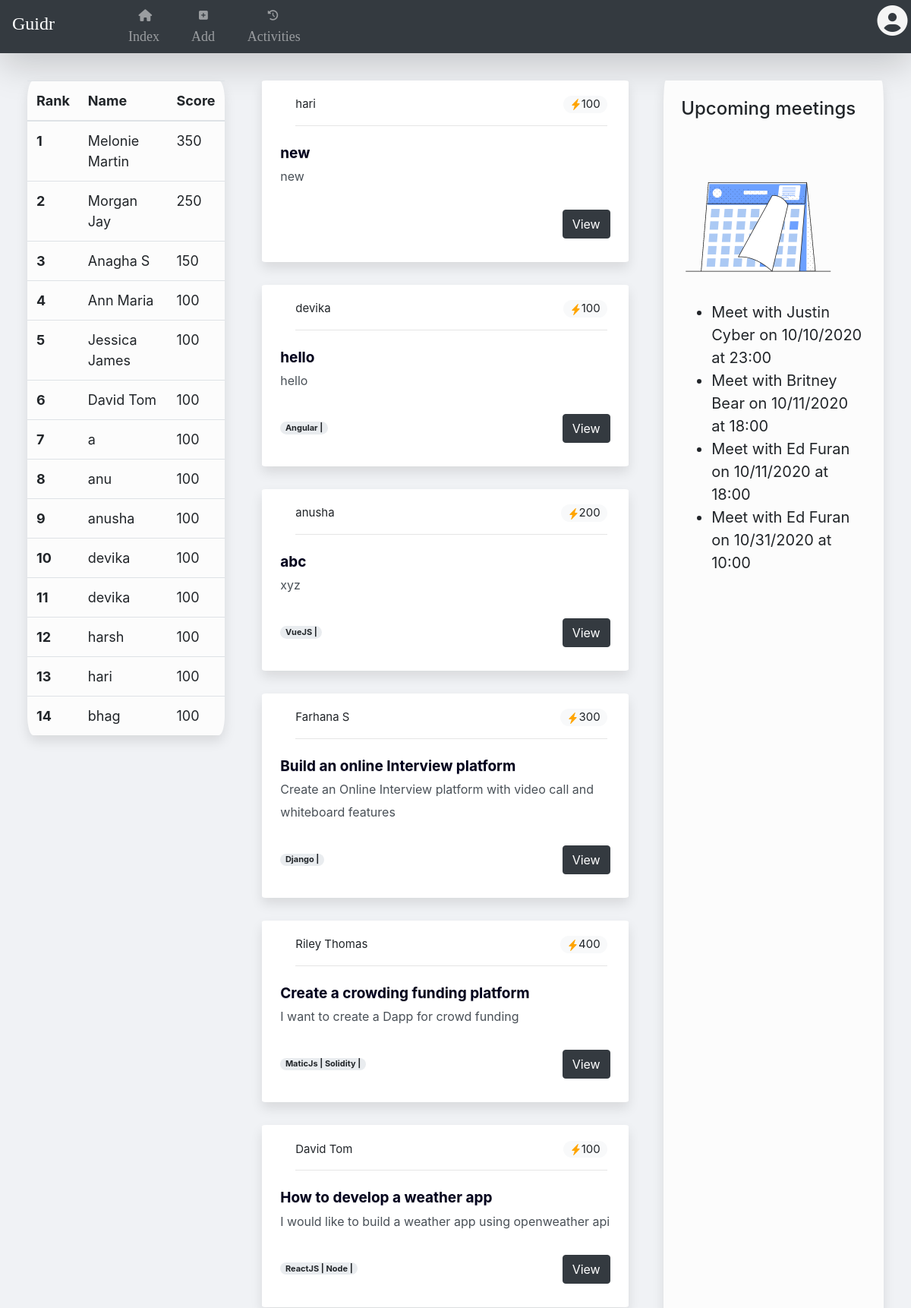
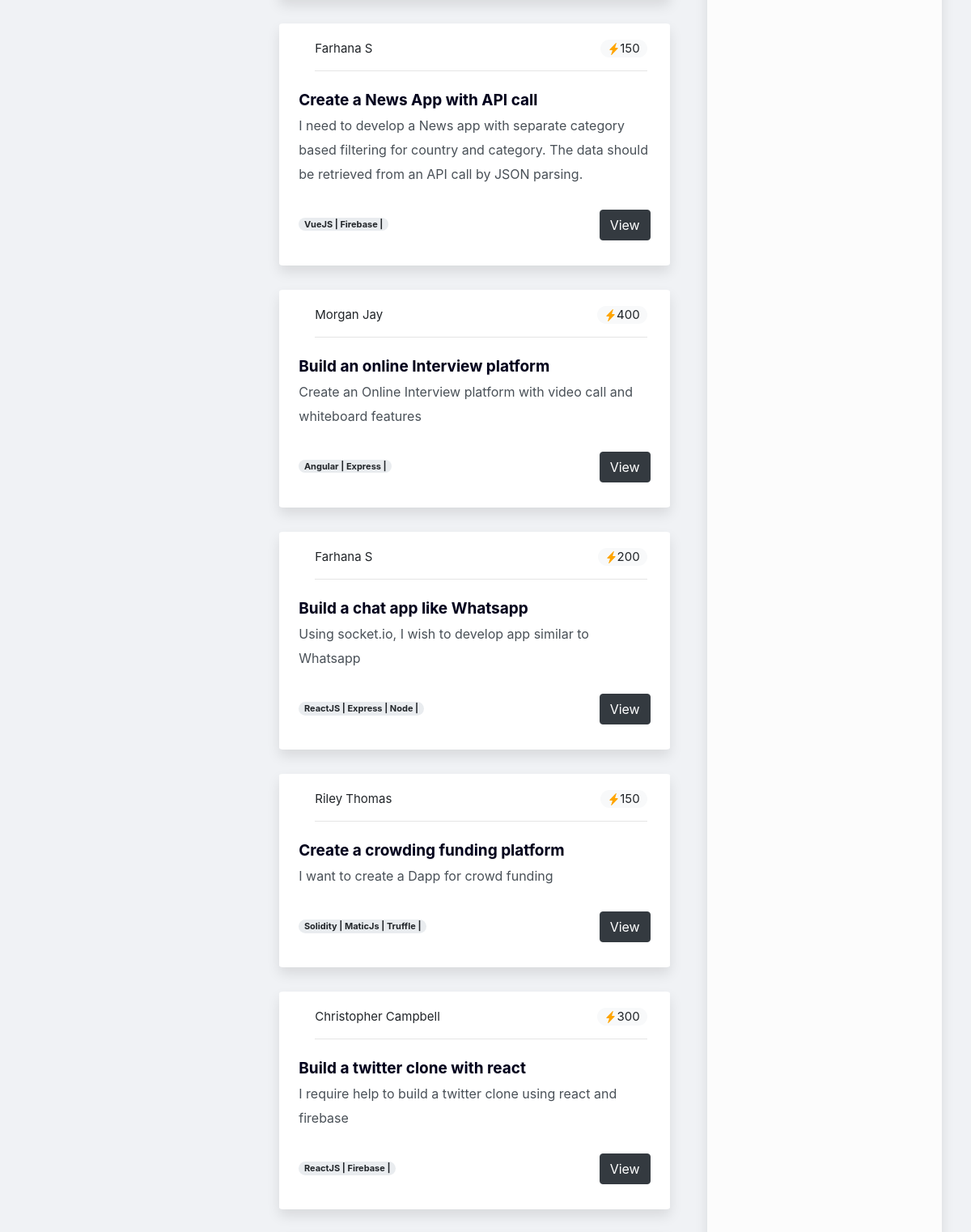
Page /index (signed in, upper part) on the committed database (2 pictures, top to bottom).
### app.py (models this page shows)
class User(db.Model):
    id = db.Column(db.Integer, primary_key=True)
    username = db.Column(db.String(50))
    password = db.Column(db.String(50))
    typeOfAccount = db.Column(db.String(10))
    credentials = db.Column(db.String(50))
    image = db.Column(db.String(50))
    about = db.Column(db.String(50))
    skills = db.Column(db.String(50))
    institute = db.Column(db.String(50))
    verifiedskills = db.Column(db.String(50))
    github = db.Column(db.String(50))
    linkedin = db.Column(db.String(50))
    score = db.Column(db.Integer, default=100)

class Question(db.Model):
    id = db.Column(db.Integer, primary_key=True)
    question = db.Column(db.String(50))
    shortdescription = db.Column(db.String(200))
    detaileddescription = db.Column(db.String(200))
    pay = db.Column(db.Integer)
    tags=db.Column(db.String(50))
    status = db.Column(db.Integer, default='Pending')
    askedby_id = db.Column(db.Integer, db.ForeignKey('user.id'))
    askedby_name = db.Column(db.String(200))
    askedby_img = db.Column(db.String(200))

class Interview(db.Model):
    id = db.Column(db.Integer, primary_key=True)
    status = db.Column(db.String(50), default='Pending')
    date = db.Column(db.Integer)
    time = db.Column(db.Integer)
    user_id = db.Column(db.Integer, db.ForeignKey('user.id'))
    recruiter_id = db.Column(db.Integer, db.ForeignKey('recruiter.id'))
    username = db.Column(db.String(50))
    userabout = db.Column(db.String(50))
    recruitername = db.Column(db.String(50))

### app.py (the view)
@app.route('/index')
def index():
    user_id = session['user']
    username = User.query.get(session['user']).username
    print('*' * 30)
    print('YOU ARE LOGGINED IN AS', username)  # All those print statments are for testing purpose. Ignore them
    print('*' * 30)
    flash("welcome {}".format(username))
    today = time.strftime("%m/%d/%Y")
    showQuestion = Question.query.order_by(desc(Question.id))
    rank_user = User.query.order_by(desc(User.score))
    interview = Interview.query.filter_by(user_id=user_id).filter_by(status='Confirmed').order_by(Interview.date).all()
    return render_template('index.html', showQuestion=showQuestion, rank_user=rank_user, interview=interview,
                           today=today)

### templates/index.html (shortened to what this page needs)
{% extends "layout.html"%}
{% block content%}
<body style="margin:0;padding:0;">
<div class="row">
    <div class="col-3" style="margin-right:3%">
        <table class="table table-hover"
               style="box-shadow: 0 8px 16px rgba(0, 0, 0, .1); background:#fcfcfc;; border-radius:3%;font-size:18px">
            <thead>
            <tr>
                <th scope="col">Rank</th>
                <th scope="col">Name</th>
                <th scope="col">Score</th>
            </tr>
            </thead>
            <tbody>
            <tr>
                {% for i in rank_user %}
                {%if i.score > 0%}
                <th scope="row">{{ loop.index }}</th>
                <td>{{i.username}}</td>
                <td>{{i.score}}</td>
            </tr>
            {% endif %}
            {% endfor %}
            </tbody>
        </table>
    </div>
    <div class="col-5" style="margin-right:3%">
        <div class="homeDiv">
            {% for i in showQuestion %}
            <div class="row"
                 style="box-shadow: 0 8px 16px rgba(0, 0, 0, .1); background:#fff; padding:2%; border-radius:1%">
                <div class="col-12">
                    <div class="media m-1">
                        <div class="media-body">
                            <p style="margin:7px 0;font-size:15px">{{i.askedby_name}}
                                <span class="badge--md badge-light badge-pill" style="float:right">
                        <svg width="1em" height="1em" viewBox="0 0 16 16" class="bi bi-lightning-fill" fill="orange"
                             xmlns="http://www.w3.org/2000/svg">
            <path fill-rule="evenodd"
                  d="M11.251.068a.5.5 0 0 1 .227.58L9.677 6.5H13a.5.5 0 0 1 .364.843l-8 8.5a.5.5 0 0 1-.842-.49L6.323 9.5H3a.5.5 0 0 1-.364-.843l8-8.5a.5.5 0 0 1 .615-.09z"/>
                </svg>{{i.pay}}</span>
                            </p>
                            <hr>
                        </div>
                    </div>
                    <b style=" font-size:19px" class="text-color">{{ i.question }}</b>
                    <br>
                    <span style="color:#495057;font-size:16px"> {{i.shortdescription }}</span>
                    <br><br>
                    <span class="badge badge-pill" style="background-color:#e9ecef;font-size:11px">{{i.tags}}</span>
                    <button type="submit" class="btn btn-dark " value="{{ i.id }}"
                            style="color:white !important;float:right">
                        <a href="{{ url_for('ParticularQuestion', questionid=i.id, user=False) }}" style="color:white">
                            View </a>
                    </button>
                    <br><br>
                </div>
            </div>
            <br>
            {% endfor %}
        </div>
    </div>
    <div class="col-3 "
         style="margin-left:1%;box-shadow: 0 8px 16px rgba(0, 0, 0, .1); background:#fcfcfc; padding:2%; border-radius:1%">
        <div>
            <h4>Upcoming meetings</h4><br>
            <img class="d-block img-fluid" src="/static/calender.gif" width="200">
            {% if interview %}
            <ul>
                {% for i in interview %}
                {% if i.date == today %}
                <li><b>Today, meeting with {{i.recruitername}} on at {{i.time}}</b></li>
                <button type="submit" class="btn  btn-light">
                    <a href="https://us04web.zoom.us/j/74710727644?pwd=SEZQTzJqOExCcnFiN1ZtVlhDZWhYZz09"
                    >Join <br> Meeting</a></button>
                <br><br><br><br>
                {% elif i.date > today %}
                <li> Meet with {{i.recruitername}} on {{i.date}} at {{i.time}}</li>
                {% endif %}
                {% endfor %}
            </ul>
            {% endif%}
        </div>
    </div>
</div>
</body>
{% endblock%}

### static/layout.css (style rules this page uses)
body { color: #1864ab; background:#F0F2F5 !important; font-size:20px; }
.text-color { color:#00001c; text-shadow: 0px 1px 1px #dbdbdb; }
button { background-color:rgb(40,62,74); color:white; border-radius: 18px; }
li { font-size:20px; }
body { font-family: calibri; width: 100%; }

### rows in the picture
User: username "Melonie Martin", score "350"
User: username "Morgan Jay", score "250"
User: username "Anagha S", score "150"
User: username "Ann Maria", score "100"
User: username "Jessica James", score "100"
User: username "David Tom", score "100"
User: username "a", score "100"
User: username "anu", score "100"
User: username "anusha", score "100"
User: username "devika", score "100"
User: username "devika", score "100"
User: username "harsh", score "100"
User: username "hari", score "100"
User: username "bhag", score "100"
Question: askedby_name "hari", pay "100", question "new", shortdescription "new", {{ i.id }} 13 (drawn)
Question: askedby_name "devika", pay "100", question "hello", shortdescription "hello", tags "Angular |", {{ i.id }} 12 (drawn)
Question: askedby_name "anusha", pay "200", question "abc", shortdescription "xyz", tags "VueJS |", {{ i.id }} 11 (drawn)
Question: askedby_name "Farhana S", pay "300", question "Build an online Interview platform", shortdescription "Create an Online Interview platform with video call and whiteboard features", tags "Django |", {{ i.id }} 10 (drawn)
Question: askedby_name "Riley Thomas", pay "400", question "Create a crowding funding platform", shortdescription "I want to create a Dapp for crowd funding", tags "MaticJs | Solidity |", {{ i.id }} 9 (drawn)
Question: askedby_name "David Tom", pay "100", question "How to develop a weather app", shortdescription "I would like to build a weather app using openweather api", tags "ReactJS | Node |", {{ i.id }} 8 (drawn)
Question: askedby_name "Farhana S", pay "150", question "Create a News App with API call", shortdescription "I need to develop a News app with separate category based filtering for country and category. The data should be retrieved from an API call by JSON parsing.", tags "VueJS | Firebase |", {{ i.id }} 6 (drawn)
Question: askedby_name "Morgan Jay", pay "400", question "Build an online Interview platform", shortdescription "Create an Online Interview platform with video call and whiteboard features", tags "Angular | Express |", {{ i.id }} 5 (drawn)
Question: askedby_name "Farhana S", pay "200", question "Build a chat app like Whatsapp", shortdescription "Using socket.io, I wish to develop app similar to Whatsapp", tags "ReactJS | Express | Node |", {{ i.id }} 4 (drawn)
Question: askedby_name "Riley Thomas", pay "150", question "Create a crowding funding platform", shortdescription "I want to create a Dapp for crowd funding", tags "Solidity | MaticJs | Truffle |", {{ i.id }} 3 (drawn)
Question: askedby_name "Christopher Campbell", pay "300", question "Build a twitter clone with react", shortdescription "I require help to build a twitter clone using react and firebase", tags "ReactJS | Firebase |", {{ i.id }} 2 (drawn)
Interview: recruitername "Justin Cyber", date "10/10/2020", time "23:00"
Interview: recruitername "Britney Bear", date "10/11/2020", time "18:00"
Interview: recruitername "Ed Furan", date "10/11/2020", time "18:00"
Interview: recruitername "Ed Furan", date "10/31/2020", time "10:00"
